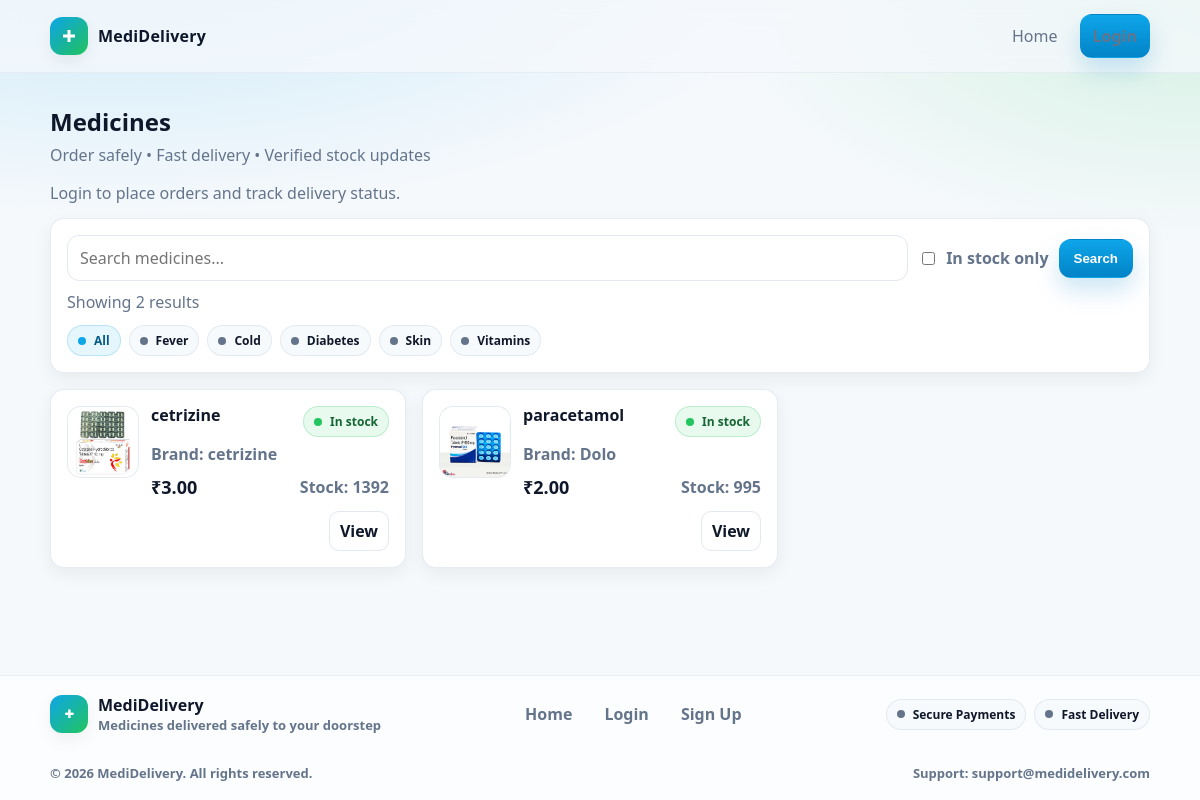
The page / on the database its author committed.
### core/models.py (models this page shows, shortened)
class Medicine(models.Model):
    name = models.CharField(max_length=200)
    brand = models.CharField(max_length=200, blank=True)
    price = models.DecimalField(max_digits=10, decimal_places=2)
    stock = models.PositiveIntegerField(default=0)
    description = models.TextField(blank=True)
    image = models.ImageField(upload_to="medicines/", blank=True, null=True)
    is_active = models.BooleanField(default=True)

### core/views.py (the view)
# urls.py: 2. Add a URL to urlpatterns:  path('', views.home, name='home')
def home(request):
    q = (request.GET.get("q") or "").strip()
    in_stock = request.GET.get("in_stock") == "1"
    medicines = Medicine.objects.filter(is_active=True)
    if q:
        medicines = medicines.filter(
            Q(name__icontains=q)
        )
    if in_stock:
        medicines = medicines.filter(stock__gt=0)
    medicines = medicines.order_by("name")
    return render(
        request,
        "core/home.html",
        {"medicines": medicines, "q": q, "in_stock": in_stock},
    )

### core/templates/core/home.html (shortened to what this page needs)
{% extends "base.html" %}
{% block content %}
<div style="display:flex; align-items:flex-start; justify-content:space-between; gap:16px; flex-wrap:wrap;">
  <div>
    <h1 class="page-title">Medicines</h1>
    <p class="page-subtitle">
      Order safely • Fast delivery • Verified stock updates
    </p>
    {% if user.is_authenticated %}
    <div class="muted" style="font-weight:700;">
      Welcome, {{ user.username }} 👋
    </div>
    {% else %}
    <div class="muted">
      Login to place orders and track delivery status.
    </div>
    {% endif %}
  </div>
</div>
<div class="card" style="margin-top:14px;">
  <div class="card-body">
    <form method="get" style="display:flex; gap:10px; align-items:center; flex-wrap:wrap;">
      <div style="flex:1; min-width:220px;">
        <input class="input" type="text" name="q" value="{{ q }}" placeholder="Search medicines..." />
      </div>
      <label style="display:flex; align-items:center; gap:8px; white-space:nowrap;">
        <input type="checkbox" name="in_stock" value="1" {% if in_stock %}checked{% endif %}>
        <span class="muted" style="font-weight:800;">In stock only</span>
      </label>
      <button class="btn btn-primary" type="submit">Search</button>
    </form>
    <p class="muted" style="margin:10px 0 0;">
  Showing {{ medicines|length }} result{{ medicines|length|pluralize }}
</p>
    <div style="display:flex; gap:8px; flex-wrap:wrap; margin-top:12px;">
      <span class="badge badge-info"><span class="dot"></span>All</span>
      <span class="badge"><span class="dot"></span>Fever</span>
      <span class="badge"><span class="dot"></span>Cold</span>
      <span class="badge"><span class="dot"></span>Diabetes</span>
      <span class="badge"><span class="dot"></span>Skin</span>
      <span class="badge"><span class="dot"></span>Vitamins</span>
    </div>
  </div>
</div>
<div class="grid grid-3" style="margin-top:16px;">
  {% for m in medicines %}
  <a class="card" href="{% url 'core:medicine_detail' m.id %}" style="text-decoration:none;">
    <div class="card-body">
      <div style="display:flex; gap:12px; align-items:flex-start;">
        {% if m.image %}
          <img class="thumb" src="{{ m.image.url }}" alt="{{ m.name }}">
        {% else %}
          <div class="thumb" style="display:grid; place-items:center; font-weight:900; color:#64748b;">
            Rx
          </div>
        {% endif %}
        <div style="flex:1;">
          <div style="display:flex; justify-content:space-between; gap:10px; align-items:flex-start;">
            <div style="font-weight:900; font-size:16px; line-height:1.2;">
              {{ m.name }}
            </div>
            {% if m.stock > 0 %}
              <span class="badge badge-success"><span class="dot"></span>In stock</span>
            {% else %}
              <span class="badge badge-danger"><span class="dot"></span>Out</span>
            {% endif %}
          </div>
          <div class="muted" style="margin-top:6px; font-weight:800;">
            Brand: {{ m.brand }}
          </div>
          <div style="display:flex; align-items:center; justify-content:space-between; gap:10px; margin-top:10px;">
            <div style="font-weight:900; font-size:18px;">₹{{ m.price }}</div>
            <div class="muted" style="font-weight:800;">Stock: {{ m.stock }}</div>
          </div>
        </div>
      </div>
      <div style="margin-top:12px; display:flex; justify-content:flex-end;">
        <span class="btn btn-outline btn-sm">View</span>
      </div>
    </div>
  </a>
  {% endfor %}
</div>
{% endblock %}

### core/static/core/css/style.css (style rules this page uses)
:root { --bg: #f6f9fc; --card: #ffffff; --text: #0f172a; --muted: #64748b; --primary: #0ea5e9; --primary-600:#0284c7; --success:#22c55e; --warning:#f59e0b; --danger:#ef4444; --border:#e2e8f0; --ring: rgba(14,165,233,.25); --radius: 14px; --shadow: 0 10px 30px rgba(2,6,23,.08); --shadow-sm: 0 6px 18px rgba(2,6,23,.06); --font: ui-sans-serif, system-ui, -apple-system, Segoe UI, Roboto, "Helvetica Neue", Arial; }
* { box-sizing:border-box; }
html,body { height:100%; }
body { margin:0; font-family: var(--font); background: radial-gradient(1200px 500px at 10% -10%, rgba(14,165,233,.20), transparent 60%), radial-gradient(900px 450px at 100% 0%, rgba(34,197,94,.16), transparent 55%), var(--bg); color: var(--text); }
a { color: inherit; text-decoration:none; }
.grid { display:grid; gap:16px; }
.grid-3 { grid-template-columns: repeat(3, minmax(0,1fr)); }
.card { background: var(--card); border: 1px solid rgba(226,232,240,.8); border-radius: var(--radius); box-shadow: var(--shadow-sm); }
.card-body { padding: 16px; }
.muted { color: var(--muted); }
.btn { display:inline-flex; align-items:center; justify-content:center; gap:8px; padding: 11px 14px; border-radius: 12px; border: 1px solid transparent; font-weight: 700; cursor:pointer; transition: .15s ease; user-select:none; }
.btn-primary { background: linear-gradient(180deg, var(--primary), var(--primary-600)); color: #fff; box-shadow: 0 12px 24px rgba(2,132,199,.20); }
.btn-outline { background:#fff; border-color: var(--border); color: var(--text); }
.btn-sm { padding: 8px 10px; border-radius: 10px; font-weight: 700; }
.input, select, textarea { width:100%; padding: 11px 12px; border-radius: 12px; border: 1px solid var(--border); outline:none; background:#fff; transition:.15s ease; font: inherit; }
.badge { display:inline-flex; align-items:center; gap:8px; padding: 6px 10px; border-radius: 999px; font-weight: 800; font-size: 12px; border: 1px solid rgba(226,232,240,.9); background: rgba(246,249,252,.8); }
.badge .dot { width:8px; height:8px; border-radius:999px; background: var(--muted); }
.badge-success { color:#166534; background: rgba(34,197,94,.10); border-color: rgba(34,197,94,.22); }
.badge-success .dot { background: var(--success); }
.badge-info { color:#075985; background: rgba(14,165,233,.10); border-color: rgba(14,165,233,.22); }
.badge-info .dot { background: var(--primary); }
.page-title { font-size: 24px; margin: 14px 0 6px; font-weight: 900; }
.page-subtitle { margin: 0 0 16px; color: var(--muted); }
.thumb { width: 72px; height: 72px; border-radius: 14px; object-fit: cover; border: 1px solid rgba(226,232,240,.9); background: rgba(246,249,252,.9); }
img { max-width: 100%; height: auto; }
body { min-height: 100vh; display: flex; flex-direction: column; }
.grid, .grid-2, .grid-3 { min-width: 0; }
.card, .card-body { min-width: 0; }
.btn { white-space: nowrap; text-align: center; max-width: 100%; }
.input, select, textarea { max-width: 100%; }
.page-title, .page-subtitle, .muted, .card-title { word-break: break-word; }
.thumb { flex-shrink: 0; }

### rows shown on the page
Medicine: image (picture), name "cetrizine", shows "In stock", brand "cetrizine", price "3.00", stock "1392"
Medicine: image (picture), name "paracetamol", shows "In stock", brand "Dolo", price "2.00", stock "995"

### other values the page prints
{{ medicines|length }} "2"
